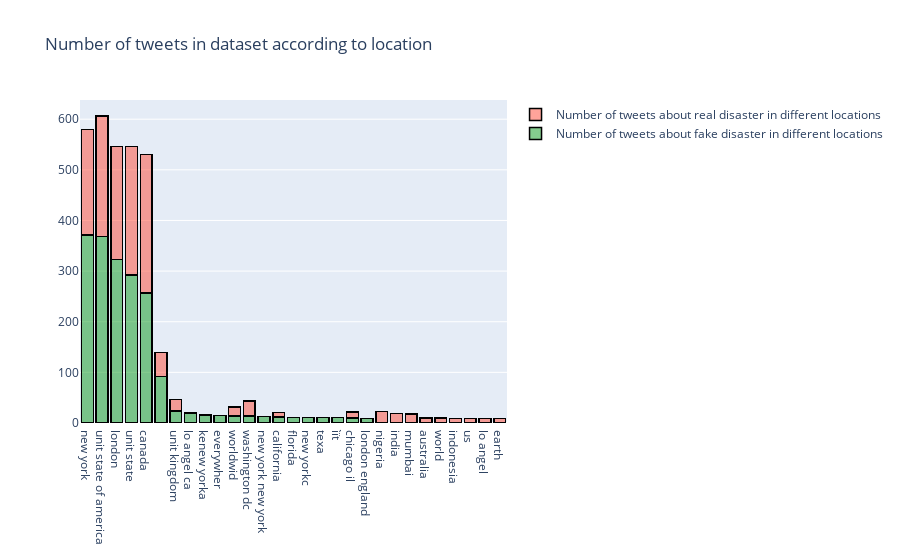

Notebook cell for this chart:
### Code cell
final1_df = final_df[final_df["target"]==1]
final0_df = final_df[final_df["target"]==0]
cnt_1 = final1_df['location'].value_counts()
cnt_1.reset_index()
cnt_1 = cnt_1[:20,]

cnt_0 = final0_df['location'].value_counts()
cnt_0.reset_index()
cnt_0 = cnt_0[:20,]

final1_df = go.Bar(
                x = cnt_1.index,
                y = cnt_1.values,
                name = "Number of tweets about real disaster in different locations",
                marker = dict(color = 'rgba(255, 74, 55, 0.5)',
                             line=dict(color='rgb(0,0,0)',width=1.5)),
                )
final0_df = go.Bar(
                x = cnt_0.index,
                y = cnt_0.values,
                name = "Number of tweets about fake disaster in different locations",
                marker = dict(color = 'rgba(13, 155, 30, 0.5)',
                             line=dict(color='rgb(0,0,0)',width=1.5)),
                )


data_ = [final0_df,final1_df]
layout = go.Layout(barmode = 'stack',title = 'Number of tweets in dataset according to location')
fig = go.Figure(data = data_, layout = layout)
py.iplot(fig)

### Figure 1 — Plotly figure (JSON) as saved in the notebook; plotly's stock layout.template omitted (floating-point values rounded to 4 significant figures)
{"data": [{"marker": {"color": "rgba(13, 155, 30, 0.5)", "line": {"color": "rgb(0,0,0)", "width": 1.5}}, "name": "Number of tweets about fake disaster in different locations", "type": "bar", "x": ["new york ", "unit state of america ", "london ", "unit state ", "canada ", "", "unit kingdom ", "lo angel ca ", "kenew yorka ", "everywher ", "worldwid ", "washington dc ", "new york new york ", "california ", "florida ", "new yorkc ", "texa ", "ìït ", "chicago il ", "london england "], "y": [371, 368, 323, 292, 257, 92, 24, 20, 16, 15, 14, 14, 13, 12, 11, 11, 11, 11, 10, 9]}, {"marker": {"color": "rgba(255, 74, 55, 0.5)", "line": {"color": "rgb(0,0,0)", "width": 1.5}}, "name": "Number of tweets about real disaster in different locations", "type": "bar", "x": ["canada ", "unit state ", "unit state of america ", "london ", "new york ", "", "washington dc ", "nigeria ", "unit kingdom ", "india ", "worldwid ", "mumbai ", "chicago il ", "australia ", "world ", "indonesia ", "us ", "lo angel ", "earth ", "california "], "y": [273, 254, 238, 223, 209, 47, 29, 23, 22, 19, 18, 18, 12, 10, 10, 9, 9, 9, 9, 9]}], "layout": {"barmode": "stack", "title": {"text": "Number of tweets in dataset according to location"}}}
